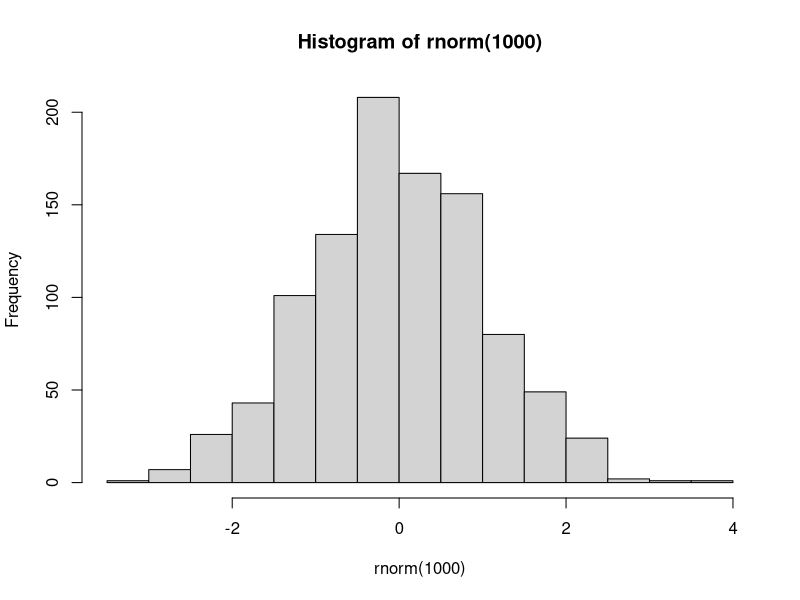
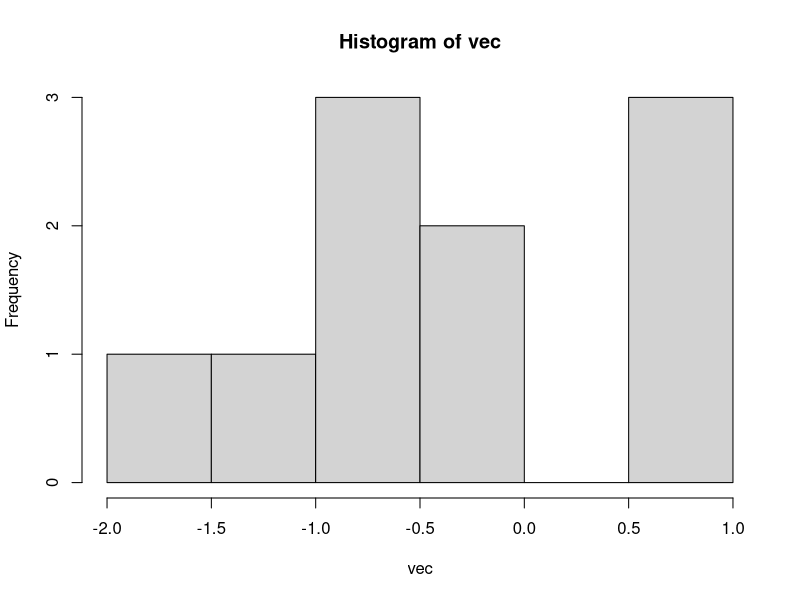

The R script that drew these images, in order:
## ---- chunk 1
2 + 2 # add numbers
2 * pi # multiply by a constant
7 + runif(1) # add a random number
3^4 # powers
sqrt(4^4) # functions
log(10)
log(100, base = 10)
23 %/% 2 
23 %% 2

# scientific notation
5000000000 * 1000
5e9 * 1e3
## ---- chunk 2
val <- 3
val
print(val)

Val <- 7 # case-sensitive!
print(c(val, Val))
## ---- chunk 3
mySeq <- 1:6
mySeq

myOtherSeq <- seq(1.1, 11.1, by = 2)
myOtherSeq
length(myOtherSeq)

fours <- rep(4, 6)
fours

# This is a comment: here is an example of non-numeric data
depts <- c('espm', 'pmb', 'stats')
depts
## ---- chunk 4
# numeric vector
nums <- c(1.1, 3, -5.7)
devs <- rnorm(5)
devs

# integer vector
ints <- c(1L, 5L, -3L) # force storage as integer not decimal number
# 'L' is for 'long integer' (historical)

idevs <- sample(ints, 100, replace = TRUE)

# character vector
chars <- c('hi', 'hallo', "mother's", 'father\'s', 
   "She said, 'hi'", "He said, \"hi\"" )
chars
cat(chars, sep = "\n")

# logical vector
bools <- c(TRUE, FALSE, TRUE)
bools
## ---- chunk 5
vals <- seq(2, 12, by = 2)
vals

vals[3]
vals[3:5]
vals[c(1, 3, 6)]
vals[-c(1, 3, 6)]
vals[c(rep(TRUE, 3), rep(FALSE, 2), TRUE)]
## ---- chunk 6
vals[4] <- -35
vals[1:2] <- 0

vals <- rnorm(100)
# How does R process these next subset operations?
vals[vals < 0] <- 0
vals[1:8]

set.seed(0)  # make random number generation repeatable
vals <- rnorm(100)
extremes <- vals[vals > 3]
extremes
# what happened?
## ---- chunk 7
vec1 <- sample(1:5, 10, replace = TRUE)
vec2 <- sample(1:5, 10, replace = TRUE)
vec1
vec2
vec1 + vec2
vec1^vec2

vec1 >= vec2
vec1 <= 3

vec1 == vec2
vec1 != vec2
# careful: 
vec1 = vec2
identical(vec1, vec2)
## ---- chunk 8
vec3 <- sample(1:5, 5, replace = TRUE)
vec4 <- sample(1:5, 3, replace = TRUE)
vec1
vec3
vec4 

vec1 + vec3
vec1 + vec4
## ---- chunk 9
sum
class(sum)
## ---- chunk 10
hist(rnorm(1000))
## ---- chunk 11
answers <- c(TRUE, TRUE, FALSE, FALSE)
update <- c(TRUE, FALSE, TRUE, FALSE)

answers & update
answers | update
## ---- chunk 12
sum(answers)
mean(answers)
answers + update
## ---- chunk 13
mat <- matrix(rnorm(9), nrow = 3)
## ---- chunk 14
t(mat) %*% mat
dim(mat)
## ---- chunk 15
mat*4
mat <- cbind(mat, 1:3)
mat
## ---- chunk 16
arr <- array(rnorm(12), c(2, 3, 4))
arr
## ---- chunk 17
myList <- list(stuff = 3, mat = matrix(1:4, nrow = 2), 
   moreStuff = c("china", "japan"), list(5, "bear"))
myList
myList[[1]] # result is not (usually) a list (unless you have nested lists)
identical(myList[[1]], myList$stuff)
myList$moreStuff[2]
myList[[4]][[2]]
myList[1:3] # subset of a list is a list
myList$newOne <- 'more weird stuff'
names(myList)
## ---- chunk 18
ints <- 1:10
as.character(ints)
as.numeric(c('3.7', '4.8'))
## ---- chunk 19
indices <- c(1.7, 2.3)
ints[indices]
ints[0.999999999]
## ---- chunk 20

vec1 <- 1:4
vec2 <- c(1, 2, 3, 4)

length(vec1)
str(vec1)
class(vec1)
typeof(vec1)
class(vec2)
typeof(vec2)
is.vector(vec1)
is.list(vec1)

is.list(myList)
is.vector(myList)
## ---- chunk 21
vec <- rnorm(12)
vec[c(3, 5)] <- NA
vec
length(vec)
sum(vec)
sum(vec, na.rm = TRUE)
hist(vec)
is.na(vec)
## ---- chunk 22
big <- 1e500 
big
big + 7
## ---- chunk 23
sqrt(-5)
big - big
1/0
## ---- chunk 24
vec <- c(vec, NULL) 
vec
length(vec)
a <- NULL
a + 7
a[3, 4]
is.null(a)
myList <- list(a = 7, b = 5)
myList$a <- NULL  # works for data frames too
myList
